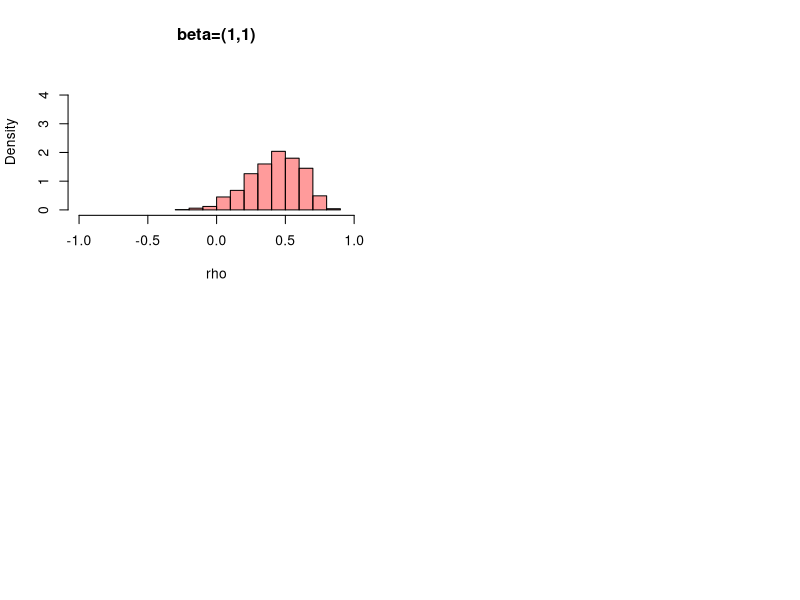

R code for this plot: (Note: this script raises an error after producing the figure.)
loglikf_ub <- function(par,y,X,beta_prior,Lambda){
  rho <- par[1]
  beta <- par[2:3]
  ll <- 0
  Omega <- matrix(c(1,rho,rho,1),2,2)
  Sigma <- solve(Omega)
  for(i in 1:length(X)){
    mu <- Sigma %*% (beta * X[i])
    ll <- ll + (-0.5*log(det(Sigma))-0.5*t(y[i,]-mu) %*% Omega %*% (y[i,]-mu))
  }
  ll <- ll - 0.5*t(beta-beta_prior) %*% Lambda %*% (beta-beta_prior)
  return(-ll)
}

Cov_laplace <- function(par,n,Lambda){
  rho <- par[1]
  beta <- par[2:3]
  inf_mat <- matrix(0,3,3)
  inf_mat[2:3,2:3] <- n * solve(matrix(c(1,rho,rho,1),2,2)) + Lambda
  inf_mat[1,1] <- n*((rho^2+1)/(1-rho^2)^2+
    ((3*rho^2+1)/(1-rho^2)^3)*(sum(beta^2))-
    (2*rho*(rho^2+3)/(1-rho^2)^3)*prod(beta))
  
  inf_mat[1,2:3] <- inf_mat[2:3,1] <- 
    n*(c(2*rho*beta[1]/(1-rho^2)^2-(rho^2+1)*beta[2]/(1-rho^2)^2,
      2*rho*beta[2]/(1-rho^2)^2-(rho^2+1)*beta[1]/(1-rho^2)^2))
  return(solve(inf_mat))
  
}

simu <- function(rho,beta1,X){
  res <- matrix(NA,length(X),2)
  Omega <- matrix(c(1,rho,rho,1),2,2)
  Sigma <- solve(Omega)
  for(i in 1:length(X)){
    mu <- Sigma%*%(beta1 * X[i])
    res[i,] <- MASS::mvrnorm(1,mu,Sigma)
  }
  return(res)
}

rho <- 0.5
beta_1 <- c(1,1)
beta_2 <- c(1,-1)
beta_3 <- c(1,0)
beta_4 <- c(0,0)

Lambda <- matrix(c(1,0,0,10),2,2)


nrep <- 1000
n <- 10
res1_ub <- rep(NA,nrep)
res4_ub <- res3_ub <- res2_ub <- res1_ub
X <- 1*(runif(n)>-0.5)
for(i in 1:nrep){
  cat(i,"\n")
  data1 <- simu(rho,beta_1,X)
  data2 <- simu(rho,beta_2,X)
  data3 <- simu(rho,beta_3,X)
  data4 <- simu(rho,beta_4,X)
  
  fit1_ub <- optim(c(0.1,0,0),fn = loglikf_ub,
                   lower = c(-0.999,-Inf,-Inf),upper = c(0.999,Inf,Inf),
                   method = "L-BFGS-B",
                   y = data1,X = X,beta_prior = beta_1,Lambda = Lambda)
  fit2_ub <- optim(c(0.1,0,0),fn = loglikf_ub,
                   lower = c(-0.999,-Inf,-Inf),upper = c(0.999,Inf,Inf),
                   method = "L-BFGS-B",
                   y = data2,X = X,beta_prior = beta_2,Lambda = Lambda)
  fit3_ub <- optim(c(0.1,0,0),fn = loglikf_ub,
                   lower = c(-0.999,-Inf,-Inf),upper = c(0.999,Inf,Inf),
                   method = "L-BFGS-B",
                   y = data3,X = X,beta_prior = beta_3,Lambda = Lambda)
  
  fit4_ub <- optim(c(0.1,0,0),fn = loglikf_ub,
                   lower = c(-0.999,-Inf,-Inf),upper = c(0.999,Inf,Inf),
                   method = "L-BFGS-B",
                   y = data4,X = X,beta_prior = beta_4,Lambda = Lambda)
  
  res1_ub[i] <- fit1_ub$par[1]
  res2_ub[i] <- fit2_ub$par[1]
  res3_ub[i] <- fit3_ub$par[1]
  res4_ub[i] <- fit4_ub$par[1]
}

c1 <- rgb(0,216,230,max = 255, alpha = 80, names = "lt.blue")
c2 <- rgb(255,0,0, max = 255, alpha = 100, names = "lt.pink")

par(mfrow = c(2,2))
hist(res1_ub,xlim = c(-1,1),main = "beta=(1,1)",
     xlab = "rho",freq = F,col = c2,ylim = c(0,4.75))
res1_plot <- hist(res1,plot = F)
plot(res1_plot,freq = F,add = T,xlim = c(-1,1),
     main = "beta=(1,1)",xlab = "rho",col = c1,)

hist(res2_ub,xlim = c(-1,1),main = "beta=(1,-1)",
     xlab = "rho",freq = F,col = c2,ylim = c(0,4.75))
res2_plot <- hist(res2,plot = F)
plot(res2_plot,freq = F,add = T,xlim = c(-1,1),
     main = "beta=(1,-1)",xlab = "rho",col = c1,)

hist(res3_ub,xlim = c(-1,1),main = "beta=(1,0)",
     xlab = "rho",freq = F,col = c2,ylim = c(0,4.75))
res3_plot <- hist(res3,plot = F)
plot(res3_plot,freq = F,add = T,xlim = c(-1,1),
     main = "beta=(1,0)",xlab = "rho",col = c1,)

hist(res4_ub,xlim = c(-1,1),main = "beta=(0,0)",
     xlab = "rho",freq = F,col = c2,ylim = c(0,4.75))
res4_plot <- hist(res4,plot = F)
plot(res4_plot,freq = F,add = T,xlim = c(-1,1),
     main = "beta=(0,0)",xlab = "rho",col = c1,)


var(res1)
var(res2)
var(res3)
var(res4)


var(res1_ub)
var(res2_ub)
var(res3_ub)
var(res4_ub)

beta1 <- seq(-3,3,0.05)
beta2 <- seq(-3,3,0.05)

beta_mash <- expand.grid(beta1,beta2)
pars <- cbind(0.3,beta_mash)  

lplc_rho <- apply(pars,1,function(par,n,Lambda){Cov_laplace(par,n,Lambda)[1,1]},10,Lambda)
contour(beta1,beta2,matrix(lplc_rho,length(beta1),length(beta2)))
abline(0,1)
